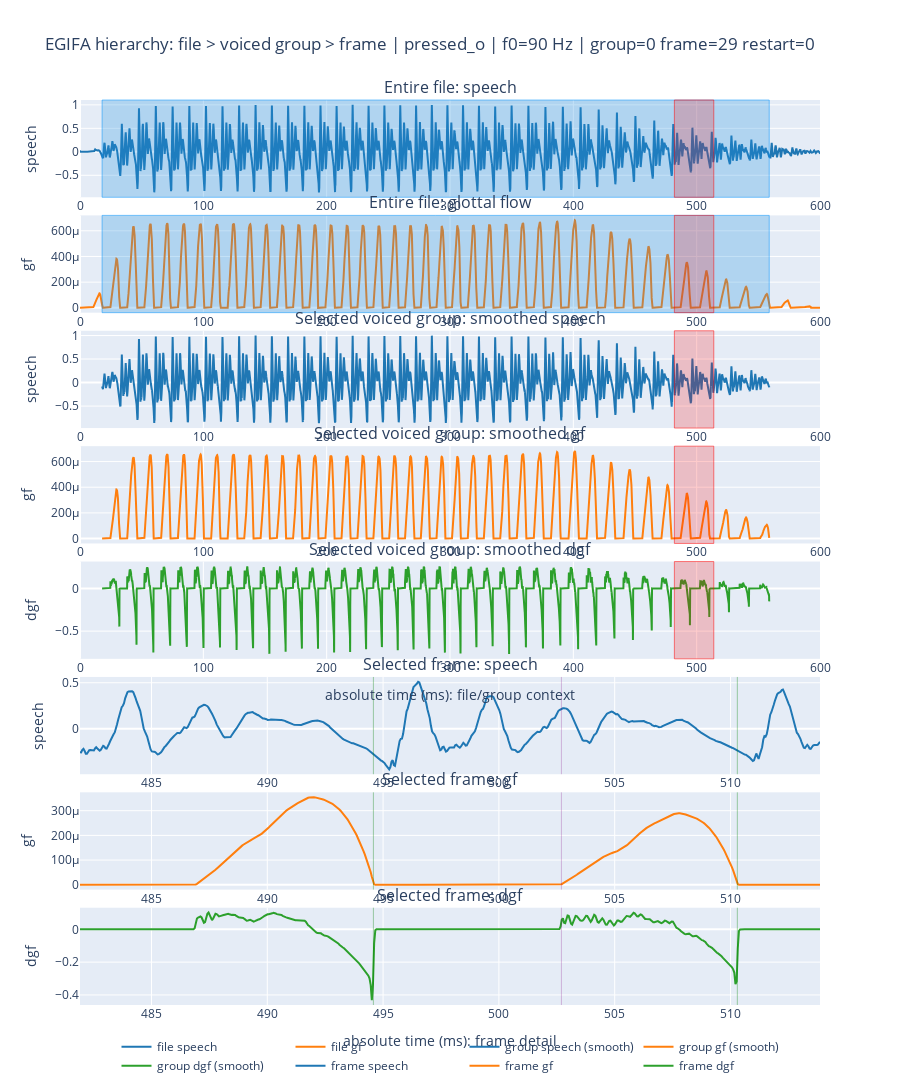

The cell this chart's notebook holds for it:
### Code cell
def _as_ms(sample_idx, fs):
    return 1e3 * np.asarray(sample_idx, dtype=np.float64) / float(fs)


def _load_full_recording_from_group(group):
    fs, speech = scipy.io.wavfile.read(group["wav"])
    if speech.ndim > 1:
        speech = speech[:, 0]
    speech = speech.astype(np.float64)
    peak = np.max(np.abs(speech))
    if peak > 0:
        speech /= peak

    mat = scipy.io.loadmat(group["mat"])
    gf = np.squeeze(mat["glottal_flow"]).astype(np.float64)
    return fs, speech, gf


def plot_random_run_hierarchy(runs, seed=None):
    if len(runs) == 0:
        print("No runs available.")
        return None

    rng = np.random.default_rng(seed)
    run = runs[int(rng.integers(len(runs)))]
    group = run["group"]
    frame = run["frame"]

    fs_file, speech_full, gf_full = _load_full_recording_from_group(group)
    if int(group["fs"]) != int(fs_file):
        raise ValueError(
            f"Group fs ({group['fs']}) and file fs ({fs_file}) mismatch."
        )

    t_file_ms = _as_ms(np.arange(len(speech_full)), fs_file)

    # Get all voiced groups for this file to show hierarchy:
    # file -> groups -> frame.
    groups_in_file = list(get_voiced_meta(path_contains=group["wav"]))
    group_intervals_ms = []
    for g in groups_in_file:
        g0 = float(_as_ms(g["t_samples"][0], fs_file))
        g1 = float(_as_ms(g["t_samples"][-1], fs_file))
        group_intervals_ms.append((g0, g1))

    group_start_ms = float(_as_ms(group["t_samples"][0], fs_file))
    group_end_ms = float(_as_ms(group["t_samples"][-1], fs_file))
    frame_start_ms = float(_as_ms(frame["t_samples"][0], fs_file))
    frame_end_ms = float(_as_ms(frame["t_samples"][-1], fs_file))

    group_t_ms = _as_ms(group["smooth"]["t_samples"], fs_file)
    frame_t_ms = _as_ms(frame["t_samples"], fs_file)
    frame_gci_ms = _as_ms(frame["gci"], fs_file)
    frame_goi_ms = _as_ms(frame["goi"], fs_file)

    fig = make_subplots(
        rows=8,
        cols=1,
        shared_xaxes=False,
        vertical_spacing=0.02,
        subplot_titles=[
            "Entire file: speech",
            "Entire file: glottal flow",
            "Selected voiced group: smoothed speech",
            "Selected voiced group: smoothed gf",
            "Selected voiced group: smoothed dgf",
            "Selected frame: speech",
            "Selected frame: gf",
            "Selected frame: dgf",
        ],
    )

    fig.add_trace(
        go.Scatter(
            x=t_file_ms,
            y=speech_full,
            mode="lines",
            name="file speech",
            line=dict(color="#1f77b4"),
        ),
        row=1,
        col=1,
    )
    fig.add_trace(
        go.Scatter(
            x=t_file_ms,
            y=gf_full,
            mode="lines",
            name="file gf",
            line=dict(color="#ff7f0e"),
        ),
        row=2,
        col=1,
    )

    fig.add_trace(
        go.Scatter(
            x=group_t_ms,
            y=group["smooth"]["speech"],
            mode="lines",
            name="group speech (smooth)",
            line=dict(color="#1f77b4"),
        ),
        row=3,
        col=1,
    )
    fig.add_trace(
        go.Scatter(
            x=group_t_ms,
            y=group["smooth"]["gf"],
            mode="lines",
            name="group gf (smooth)",
            line=dict(color="#ff7f0e"),
        ),
        row=4,
        col=1,
    )
    fig.add_trace(
        go.Scatter(
            x=group_t_ms,
            y=group["smooth"]["dgf"],
            mode="lines",
            name="group dgf (smooth)",
            line=dict(color="#2ca02c"),
        ),
        row=5,
        col=1,
    )

    fig.add_trace(
        go.Scatter(
            x=frame_t_ms,
            y=frame["speech"],
            mode="lines",
            name="frame speech",
            line=dict(color="#1f77b4"),
        ),
        row=6,
        col=1,
    )
    fig.add_trace(
        go.Scatter(
            x=frame_t_ms,
            y=frame["gf"],
            mode="lines",
            name="frame gf",
            line=dict(color="#ff7f0e"),
        ),
        row=7,
        col=1,
    )
    fig.add_trace(
        go.Scatter(
            x=frame_t_ms,
            y=frame["dgf"],
            mode="lines",
            name="frame dgf",
            line=dict(color="#2ca02c"),
        ),
        row=8,
        col=1,
    )

    # Group intervals over full-file context
    for g0, g1 in group_intervals_ms:
        fig.add_vrect(
            x0=g0,
            x1=g1,
            fillcolor="rgba(120,120,120,0.08)",
            line_width=0,
            row=1,
            col=1,
        )
        fig.add_vrect(
            x0=g0,
            x1=g1,
            fillcolor="rgba(120,120,120,0.08)",
            line_width=0,
            row=2,
            col=1,
        )

    # Highlight selected group on file context
    for row in (1, 2):
        fig.add_vrect(
            x0=group_start_ms,
            x1=group_end_ms,
            fillcolor="rgba(0,150,255,0.20)",
            line_width=1,
            line_color="rgba(0,150,255,0.5)",
            row=row,
            col=1,
        )

    # Highlight selected frame in file/group context
    for row in (1, 2, 3, 4, 5):
        fig.add_vrect(
            x0=frame_start_ms,
            x1=frame_end_ms,
            fillcolor="rgba(255,0,0,0.20)",
            line_width=1,
            line_color="rgba(255,0,0,0.5)",
            row=row,
            col=1,
        )

    # Frame GCIs / GOIs on detailed rows
    for x in frame_gci_ms:
        for row in (6, 7, 8):
            fig.add_vline(
                x=float(x),
                line_color="green",
                line_width=1,
                opacity=0.35,
                row=row,
                col=1,
            )
    for x in frame_goi_ms:
        for row in (6, 7, 8):
            fig.add_vline(
                x=float(x),
                line_color="purple",
                line_width=1,
                opacity=0.25,
                row=row,
                col=1,
            )

    # Match axes by hierarchy level.
    for row in (2, 3, 4, 5):
        fig.update_xaxes(matches="x", row=row, col=1)
    for row in (7, 8):
        fig.update_xaxes(matches="x6", row=row, col=1)

    fig.update_xaxes(
        title_text="absolute time (ms): file/group context",
        row=5,
        col=1,
    )
    fig.update_xaxes(
        title_text="absolute time (ms): frame detail",
        row=8,
        col=1,
        range=[frame_start_ms, frame_end_ms],
    )

    fig.update_yaxes(title_text="speech", row=1, col=1)
    fig.update_yaxes(title_text="gf", row=2, col=1)
    fig.update_yaxes(title_text="speech", row=3, col=1)
    fig.update_yaxes(title_text="gf", row=4, col=1)
    fig.update_yaxes(title_text="dgf", row=5, col=1)
    fig.update_yaxes(title_text="speech", row=6, col=1)
    fig.update_yaxes(title_text="gf", row=7, col=1)
    fig.update_yaxes(title_text="dgf", row=8, col=1)

    fig.update_layout(
        height=1800,
        hovermode="x unified",
        title=(
            "EGIFA hierarchy: file > voiced group > frame | "
            f"{group['name']} | f0={group['f0_hz']} Hz | "
            f"group={group['group']} frame={frame['frame_index']} "
            f"restart={frame['restart_index']}"
        ),
        legend=dict(
            orientation="h",
            yanchor="top",
            y=-0.03,
            xanchor="center",
            x=0.5,
        ),
    )
    fig.show()

    return run


run = plot_random_run_hierarchy(runs)

print("fs:", run["frame"]["fs"])
print("frame index:", run["frame"]["frame_index"])

print()

print("Periods (ms) in frame:", run["frame"]["periods_ms"])
print("OQ values in frame:", run["frame"]["oq"])

### Figure 1 — Plotly figure (JSON) as saved in the notebook; plotly's stock layout.template omitted (floating-point values rounded to 4 significant figures; data arrays with more than 128 entries replaced by an {"elided": "..."} marker saying what was removed)
{"data": [{"line": {"color": "#1f77b4"}, "mode": "lines", "name": "file speech", "type": "scatter", "x": {"elided": "26460 float values"}, "xaxis": "x", "y": {"elided": "26460 float values"}, "yaxis": "y"}, {"line": {"color": "#ff7f0e"}, "mode": "lines", "name": "file gf", "type": "scatter", "x": {"elided": "26460 float values"}, "xaxis": "x2", "y": {"elided": "26460 float values"}, "yaxis": "y2"}, {"line": {"color": "#1f77b4"}, "mode": "lines", "name": "group speech (smooth)", "type": "scatter", "x": {"elided": "10819 float values"}, "xaxis": "x3", "y": {"elided": "10819 float values"}, "yaxis": "y3"}, {"line": {"color": "#ff7f0e"}, "mode": "lines", "name": "group gf (smooth)", "type": "scatter", "x": {"elided": "10819 float values"}, "xaxis": "x4", "y": {"elided": "10819 float values"}, "yaxis": "y4"}, {"line": {"color": "#2ca02c"}, "mode": "lines", "name": "group dgf (smooth)", "type": "scatter", "x": {"elided": "10819 float values"}, "xaxis": "x5", "y": {"elided": "10819 float values"}, "yaxis": "y5"}, {"line": {"color": "#1f77b4"}, "mode": "lines", "name": "frame speech", "type": "scatter", "x": {"elided": "640 float values"}, "xaxis": "x6", "y": {"elided": "640 float values"}, "yaxis": "y6"}, {"line": {"color": "#ff7f0e"}, "mode": "lines", "name": "frame gf", "type": "scatter", "x": {"elided": "640 float values"}, "xaxis": "x7", "y": {"elided": "640 float values"}, "yaxis": "y7"}, {"line": {"color": "#2ca02c"}, "mode": "lines", "name": "frame dgf", "type": "scatter", "x": {"elided": "640 float values"}, "xaxis": "x8", "y": {"elided": "640 float values"}, "yaxis": "y8"}], "layout": {"annotations": [{"font": {"size": 16}, "showarrow": false, "text": "Entire file: speech", "x": 0.5, "xanchor": "center", "xref": "paper", "y": 1, "yanchor": "bottom", "yref": "paper"}, {"font": {"size": 16}, "showarrow": false, "text": "Entire file: glottal flow", "x": 0.5, "xanchor": "center", "xref": "paper", "y": 0.8725, "yanchor": "bottom", "yref": "paper"}, {"font": {"size": 16}, "showarrow": false, "text": "Selected voiced group: smoothed speech", "x": 0.5, "xanchor": "center", "xref": "paper", "y": 0.745, "yanchor": "bottom", "yref": "paper"}, {"font": {"size": 16}, "showarrow": false, "text": "Selected voiced group: smoothed gf", "x": 0.5, "xanchor": "center", "xref": "paper", "y": 0.6175, "yanchor": "bottom", "yref": "paper"}, {"font": {"size": 16}, "showarrow": false, "text": "Selected voiced group: smoothed dgf", "x": 0.5, "xanchor": "center", "xref": "paper", "y": 0.49, "yanchor": "bottom", "yref": "paper"}, {"font": {"size": 16}, "showarrow": false, "text": "Selected frame: speech", "x": 0.5, "xanchor": "center", "xref": "paper", "y": 0.3625, "yanchor": "bottom", "yref": "paper"}, {"font": {"size": 16}, "showarrow": false, "text": "Selected frame: gf", "x": 0.5, "xanchor": "center", "xref": "paper", "y": 0.235, "yanchor": "bottom", "yref": "paper"}, {"font": {"size": 16}, "showarrow": false, "text": "Selected frame: dgf", "x": 0.5, "xanchor": "center", "xref": "paper", "y": 0.1075, "yanchor": "bottom", "yref": "paper"}], "height": 1800, "hovermode": "x unified", "legend": {"orientation": "h", "x": 0.5, "xanchor": "center", "y": -0.03, "yanchor": "top"}, "shapes": [{"fillcolor": "rgba(120,120,120,0.08)", "line": {"width": 0}, "type": "rect", "x0": 17.91, "x1": 558.8, "xref": "x", "y0": 0, "y1": 1, "yref": "y domain"}, {"fillcolor": "rgba(120,120,120,0.08)", "line": {"width": 0}, "type": "rect", "x0": 17.91, "x1": 558.8, "xref": "x2", "y0": 0, "y1": 1, "yref": "y2 domain"}, {"fillcolor": "rgba(0,150,255,0.20)", "line": {"color": "rgba(0,150,255,0.5)", "width": 1}, "type": "rect", "x0": 17.91, "x1": 558.8, "xref": "x", "y0": 0, "y1": 1, "yref": "y domain"}, {"fillcolor": "rgba(0,150,255,0.20)", "line": {"color": "rgba(0,150,255,0.5)", "width": 1}, "type": "rect", "x0": 17.91, "x1": 558.8, "xref": "x2", "y0": 0, "y1": 1, "yref": "y2 domain"}, {"fillcolor": "rgba(255,0,0,0.20)", "line": {"color": "rgba(255,0,0,0.5)", "width": 1}, "type": "rect", "x0": 481.9, "x1": 513.9, "xref": "x", "y0": 0, "y1": 1, "yref": "y domain"}, {"fillcolor": "rgba(255,0,0,0.20)", "line": {"color": "rgba(255,0,0,0.5)", "width": 1}, "type": "rect", "x0": 481.9, "x1": 513.9, "xref": "x2", "y0": 0, "y1": 1, "yref": "y2 domain"}, {"fillcolor": "rgba(255,0,0,0.20)", "line": {"color": "rgba(255,0,0,0.5)", "width": 1}, "type": "rect", "x0": 481.9, "x1": 513.9, "xref": "x3", "y0": 0, "y1": 1, "yref": "y3 domain"}, {"fillcolor": "rgba(255,0,0,0.20)", "line": {"color": "rgba(255,0,0,0.5)", "width": 1}, "type": "rect", "x0": 481.9, "x1": 513.9, "xref": "x4", "y0": 0, "y1": 1, "yref": "y4 domain"}, {"fillcolor": "rgba(255,0,0,0.20)", "line": {"color": "rgba(255,0,0,0.5)", "width": 1}, "type": "rect", "x0": 481.9, "x1": 513.9, "xref": "x5", "y0": 0, "y1": 1, "yref": "y5 domain"}, {"line": {"color": "green", "width": 1}, "opacity": 0.35, "type": "line", "x0": 494.6, "x1": 494.6, "xref": "x6", "y0": 0, "y1": 1, "yref": "y6 domain"}, {"line": {"color": "green", "width": 1}, "opacity": 0.35, "type": "line", "x0": 494.6, "x1": 494.6, "xref": "x7", "y0": 0, "y1": 1, "yref": "y7 domain"}, {"line": {"color": "green", "width": 1}, "opacity": 0.35, "type": "line", "x0": 494.6, "x1": 494.6, "xref": "x8", "y0": 0, "y1": 1, "yref": "y8 domain"}, {"line": {"color": "green", "width": 1}, "opacity": 0.35, "type": "line", "x0": 510.3, "x1": 510.3, "xref": "x6", "y0": 0, "y1": 1, "yref": "y6 domain"}, {"line": {"color": "green", "width": 1}, "opacity": 0.35, "type": "line", "x0": 510.3, "x1": 510.3, "xref": "x7", "y0": 0, "y1": 1, "yref": "y7 domain"}, {"line": {"color": "green", "width": 1}, "opacity": 0.35, "type": "line", "x0": 510.3, "x1": 510.3, "xref": "x8", "y0": 0, "y1": 1, "yref": "y8 domain"}, {"line": {"color": "purple", "width": 1}, "opacity": 0.25, "type": "line", "x0": 502.7, "x1": 502.7, "xref": "x6", "y0": 0, "y1": 1, "yref": "y6 domain"}, {"line": {"color": "purple", "width": 1}, "opacity": 0.25, "type": "line", "x0": 502.7, "x1": 502.7, "xref": "x7", "y0": 0, "y1": 1, "yref": "y7 domain"}, {"line": {"color": "purple", "width": 1}, "opacity": 0.25, "type": "line", "x0": 502.7, "x1": 502.7, "xref": "x8", "y0": 0, "y1": 1, "yref": "y8 domain"}, {"line": {"color": "purple", "width": 1}, "opacity": 0.25, "type": "line", "x0": 518.6, "x1": 518.6, "xref": "x6", "y0": 0, "y1": 1, "yref": "y6 domain"}, {"line": {"color": "purple", "width": 1}, "opacity": 0.25, "type": "line", "x0": 518.6, "x1": 518.6, "xref": "x7", "y0": 0, "y1": 1, "yref": "y7 domain"}, {"line": {"color": "purple", "width": 1}, "opacity": 0.25, "type": "line", "x0": 518.6, "x1": 518.6, "xref": "x8", "y0": 0, "y1": 1, "yref": "y8 domain"}], "title": {"text": "EGIFA hierarchy: file > voiced group > frame | pressed_o | f0=90 Hz | group=0 frame=29 restart=0"}, "xaxis": {"anchor": "y", "domain": [0, 1]}, "xaxis2": {"anchor": "y2", "domain": [0, 1], "matches": "x"}, "xaxis3": {"anchor": "y3", "domain": [0, 1], "matches": "x"}, "xaxis4": {"anchor": "y4", "domain": [0, 1], "matches": "x"}, "xaxis5": {"anchor": "y5", "domain": [0, 1], "matches": "x", "title": {"text": "absolute time (ms): file/group context"}}, "xaxis6": {"anchor": "y6", "domain": [0, 1]}, "xaxis7": {"anchor": "y7", "domain": [0, 1], "matches": "x6"}, "xaxis8": {"anchor": "y8", "domain": [0, 1], "matches": "x6", "range": [481.9, 513.9], "title": {"text": "absolute time (ms): frame detail"}}, "yaxis": {"anchor": "x", "domain": [0.8925, 1], "title": {"text": "speech"}}, "yaxis2": {"anchor": "x2", "domain": [0.765, 0.8725], "title": {"text": "gf"}}, "yaxis3": {"anchor": "x3", "domain": [0.6375, 0.745], "title": {"text": "speech"}}, "yaxis4": {"anchor": "x4", "domain": [0.51, 0.6175], "title": {"text": "gf"}}, "yaxis5": {"anchor": "x5", "domain": [0.3825, 0.49], "title": {"text": "dgf"}}, "yaxis6": {"anchor": "x6", "domain": [0.255, 0.3625], "title": {"text": "speech"}}, "yaxis7": {"anchor": "x7", "domain": [0.1275, 0.235], "title": {"text": "gf"}}, "yaxis8": {"anchor": "x8", "domain": [0, 0.1075], "title": {"text": "dgf"}}}}
